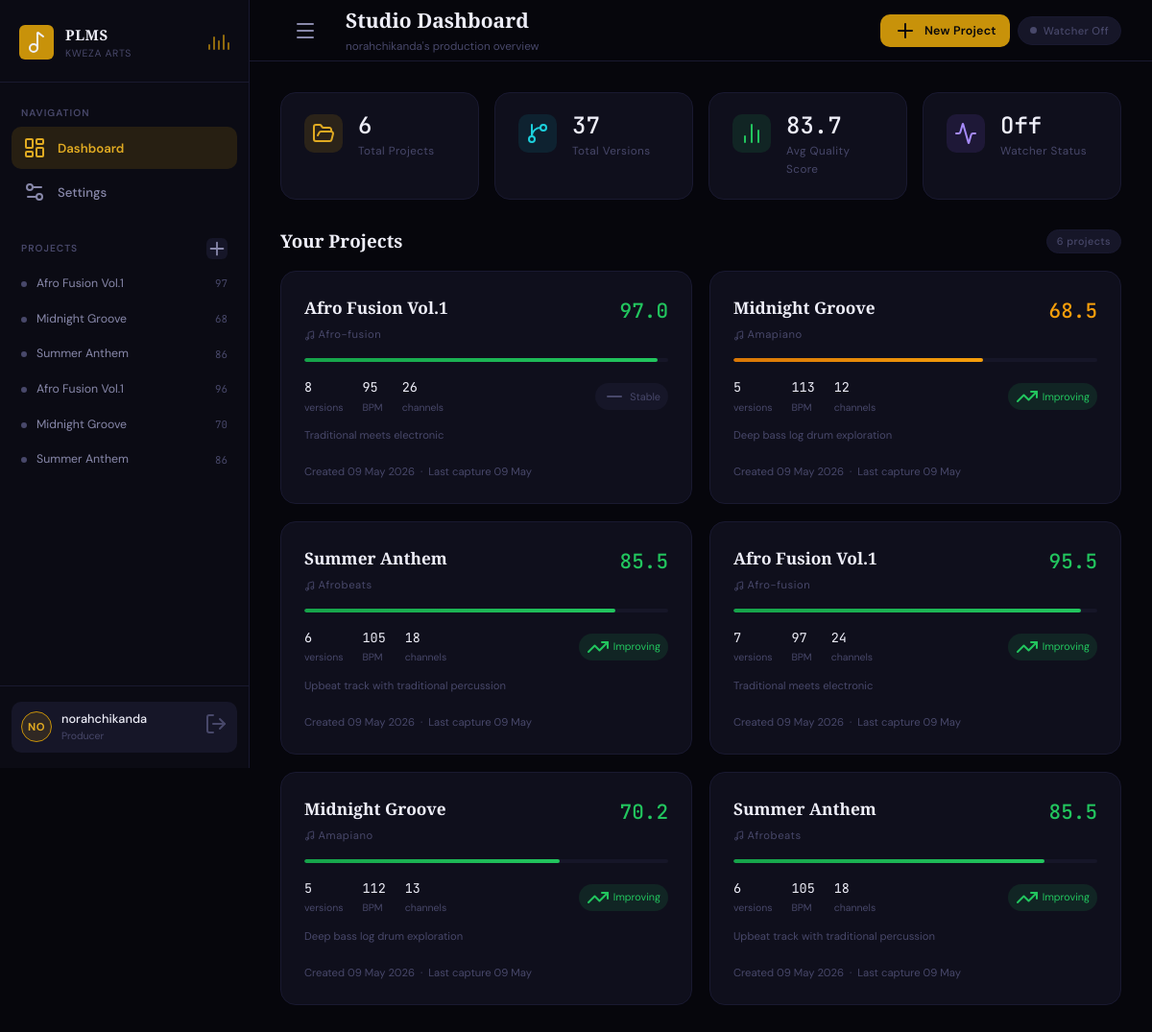
The page / (signed in) on the database its author committed.
### models.py (models this page shows, shortened)
class Project(db.Model):
    __tablename__ = 'projects'
    id          = db.Column(db.Integer, primary_key=True)
    user_id     = db.Column(db.Integer, db.ForeignKey('users.id'), nullable=False)
    name        = db.Column(db.String(200), nullable=False)
    filepath    = db.Column(db.String(500), default='')
    description = db.Column(db.Text,        default='')
    genre       = db.Column(db.String(100), default='')
    created_at  = db.Column(db.DateTime,    default=datetime.utcnow)
    versions    = db.relationship('Version', backref='project', lazy=True,
                                  cascade='all, delete-orphan',
                                  order_by='Version.version_num')
    @property
    def version_count(self):  return len(self.versions)
    @property
    def latest_version(self): return self.versions[-1] if self.versions else None
    @property
    def latest_score(self):
        lv = self.latest_version; return lv.quality_score if lv else 0.0
    @property
    def score_trend(self):
        if len(self.versions) < 2: return 'neutral'
        d = self.versions[-1].quality_score - self.versions[-2].quality_score
        return 'up' if d > 2 else ('down' if d < -2 else 'neutral')
    @property
    def score_class(self):
        s = self.latest_score
        return 'score-high' if s >= 70 else ('score-mid' if s >= 40 else 'score-low')

class Version(db.Model):
    __tablename__ = 'versions'
    id            = db.Column(db.Integer, primary_key=True)
    project_id    = db.Column(db.Integer, db.ForeignKey('projects.id'), nullable=False)
    version_num   = db.Column(db.Integer, nullable=False)
    tempo         = db.Column(db.Float,   default=120.0)
    channel_count = db.Column(db.Integer, default=0)
    pattern_count = db.Column(db.Integer, default=0)
    quality_score = db.Column(db.Float,   default=0.0)
    changes_json  = db.Column(db.Text,    default='{}')
    backup_path   = db.Column(db.String(500), default='')
    notes         = db.Column(db.Text,    default='')
    captured_at   = db.Column(db.DateTime, default=datetime.utcnow)

class User(db.Model, UserMixin):
    __tablename__ = 'users'
    id            = db.Column(db.Integer, primary_key=True)
    username      = db.Column(db.String(80),  unique=True, nullable=False)
    email         = db.Column(db.String(120), unique=True, nullable=False)
    password_hash = db.Column(db.String(256), nullable=False)
    role          = db.Column(db.String(20),  default='producer')
    created_at    = db.Column(db.DateTime,    default=datetime.utcnow)
    projects      = db.relationship('Project',    backref='owner', lazy=True,
                                    cascade='all, delete-orphan')
    settings      = db.relationship('AppSettings', backref='user',  uselist=False,
                                    cascade='all, delete-orphan')
    @property
    def initials(self): return self.username[:2].upper()

### app.py (the view)
@app.route('/')
@login_required
def dashboard():
    projects = Project.query.filter_by(user_id=current_user.id)\
                   .order_by(Project.created_at.desc()).all()
    total_v  = sum(p.version_count for p in projects)
    scored   = [p.latest_score for p in projects if p.latest_score > 0]
    avg      = round(sum(scored)/len(scored),1) if scored else 0.0
    return render_template('dashboard.html', projects=projects,
                           total_projects=len(projects), total_versions=total_v,
                           avg_score=avg, watcher_active=is_watching())

### app.py (called while the page is built)
@login_manager.user_loader
def load_user(uid): return User.query.get(int(uid))

### watcher.py (called while the page is built)
def is_watching() -> bool:
    return _observer is not None and _observer.is_alive()

### templates/dashboard.html (shortened to what this page needs)
{% extends "base.html" %}
{% block page_title %}Studio Dashboard{% endblock %}
{% block page_sub %}{{ current_user.username }}'s production overview{% endblock %}
{% block topbar_actions %}
  <button class="btn btn-primary btn-sm" data-modal-open="modal-new-project">
    <i data-lucide="plus"></i> New Project
  </button>
{% endblock %}
{% block content %}
<div class="stat-grid">
  <div class="stat-card">
    <div class="stat-icon gold"><i data-lucide="folder-open"></i></div>
    <div class="stat-info">
      <div class="stat-value">{{ total_projects }}</div>
      <div class="stat-label">Total Projects</div>
    </div>
  </div>
  <div class="stat-card">
    <div class="stat-icon teal"><i data-lucide="git-branch"></i></div>
    <div class="stat-info">
      <div class="stat-value">{{ total_versions }}</div>
      <div class="stat-label">Total Versions</div>
    </div>
  </div>
  <div class="stat-card">
    <div class="stat-icon green"><i data-lucide="bar-chart-2"></i></div>
    <div class="stat-info">
      <div class="stat-value">{{ avg_score }}</div>
      <div class="stat-label">Avg Quality Score</div>
    </div>
  </div>
  <div class="stat-card">
    <div class="stat-icon purple"><i data-lucide="activity"></i></div>
    <div class="stat-info">
      <div class="stat-value">
        {% if watcher_active %}On{% else %}Off{% endif %}
      </div>
      <div class="stat-label">Watcher Status</div>
    </div>
  </div>
</div>
<div class="flex items-center justify-between mb-4">
  <h2 class="serif" style="font-size:1.25rem;font-weight:600;color:var(--text-1)">
    Your Projects
  </h2>
  {% if projects %}
    <span class="badge badge-muted">{{ projects|length }} project{{ 's' if projects|length != 1 }}</span>
  {% endif %}
</div>
{% if projects %}
  <div class="projects-grid">
    {% for proj in projects %}
      <a href="{{ url_for('project_detail', project_id=proj.id) }}" class="project-card">
        <div class="project-card-header">
          <div class="project-card-meta">
            <div class="project-card-name">{{ proj.name }}</div>
            <div class="project-card-genre">
              {% if proj.genre %}
                <i data-lucide="music" style="width:11px;height:11px;display:inline;vertical-align:middle;"></i>
                {{ proj.genre }}
              {% else %}
                No genre set
              {% endif %}
            </div>
          </div>
          <div class="project-card-score {{ proj.score_class }}">
            {% if proj.latest_score > 0 %}
              {{ proj.latest_score|round(1) }}
            {% else %}
              —
            {% endif %}
          </div>
        </div>
        <div class="score-bar-wrap">
          <div
            class="score-bar-fill {{ proj.score_class }}"
            data-score="{{ proj.latest_score }}"
          ></div>
        </div>
        <div class="flex items-center justify-between">
          <div class="project-card-stats">
            <div class="project-card-stat">
              <span class="pcs-value">{{ proj.version_count }}</span>
              <span class="pcs-label">version{{ 's' if proj.version_count != 1 }}</span>
            </div>
            {% if proj.latest_version %}
              <div class="project-card-stat">
                <span class="pcs-value">{{ proj.latest_version.tempo|round(0)|int }}</span>
                <span class="pcs-label">BPM</span>
              </div>
              <div class="project-card-stat">
                <span class="pcs-value">{{ proj.latest_version.channel_count }}</span>
                <span class="pcs-label">channels</span>
              </div>
            {% endif %}
          </div>
          <div class="trend-badge {{ proj.score_trend }}">
            {% if proj.score_trend == 'up' %}
              <i data-lucide="trending-up"></i> Improving
            {% elif proj.score_trend == 'down' %}
              <i data-lucide="trending-down"></i> Declining
            {% else %}
              <i data-lucide="minus"></i> Stable
            {% endif %}
          </div>
        </div>
        {% if proj.description %}
          <p class="text-xs text-muted" style="margin-top:-4px;line-height:1.5;overflow:hidden;display:-webkit-box;-webkit-line-clamp:2;-webkit-box-orient:vertical;">
            {{ proj.description }}
          </p>
        {% endif %}
        <div class="text-xs text-muted" style="margin-top:auto;padding-top:4px;">
          Created {{ proj.created_at.strftime('%d %b %Y') }}
          {% if proj.latest_version %}
            &nbsp;·&nbsp; Last capture {{ proj.latest_version.captured_at.strftime('%d %b') }}
          {% endif %}
        </div>
      </a>
    {% endfor %}
  </div>
{% endif %}
{% endblock %}

### templates/base.html (shortened to what this page needs)
<!DOCTYPE html>
<html lang="en">
<head>
  <link rel="stylesheet" href="{{ url_for('static', filename='css/style.css') }}">
</head>
<body>
<div class="app-shell">
  <aside class="sidebar" id="sidebar">
    <div class="sidebar-brand">
      <div class="brand-icon"><i data-lucide="music-2"></i></div>
      <div class="brand-text">
        <div class="brand-title">PLMS</div>
        <div class="brand-sub">Kweza Arts</div>
      </div>
      <div class="sidebar-eq"><span></span><span></span><span></span><span></span><span></span></div>
    </div>
    <nav class="sidebar-nav">
      <div class="sidebar-nav-label">Navigation</div>
      <a href="{{ url_for('dashboard') }}" class="nav-item {% if request.endpoint=='dashboard' %}active{% endif %}">
        <i data-lucide="layout-dashboard"></i> Dashboard
      </a>
      <a href="{{ url_for('settings') }}" class="nav-item {% if request.endpoint=='settings' %}active{% endif %}">
        <i data-lucide="settings-2"></i> Settings
      </a>
    </nav>
    <div class="sidebar-projects">
      <div class="sidebar-projects-header">
        <span>Projects</span>
        <button data-modal-open="modal-new-project" title="New project"><i data-lucide="plus"></i></button>
      </div>
      {% set user_projects = current_user.projects|sort(attribute='created_at', reverse=True) %}
      {% for proj in user_projects[:12] %}
        <a href="{{ url_for('project_detail', project_id=proj.id) }}"
           class="project-nav-item {% if request.endpoint=='project_detail' and project is defined and project.id==proj.id %}active{% endif %}">
          <span class="proj-dot"></span>
          <span class="proj-name">{{ proj.name }}</span>
          <span class="proj-score mono">{% if proj.latest_score > 0 %}{{ proj.latest_score|round(0)|int }}{% endif %}</span>
        </a>
      {% else %}
        <div class="text-xs text-muted" style="padding:8px 10px">No projects yet.</div>
      {% endfor %}
    </div>
    <div class="sidebar-footer">
      <div class="user-card">
        <div class="user-avatar">{{ current_user.initials }}</div>
        <div class="user-info">
          <div class="user-name">{{ current_user.username }}</div>
          <div class="user-role">{{ current_user.role }}</div>
        </div>
        <a href="{{ url_for('auth_logout') }}" title="Sign out"><i data-lucide="log-out"></i></a>
      </div>
    </div>
  </aside>
  <div class="main-content">
    <header class="topbar">
      <button id="sidebar-toggle" class="btn btn-ghost"><i data-lucide="menu"></i></button>
      <div class="topbar-left">
        <div class="topbar-title serif">{% block page_title %}Dashboard{% endblock %}</div>
        <div class="topbar-sub">{% block page_sub %}{% endblock %}</div>
      </div>
      <div class="topbar-actions">
        {% block topbar_actions %}{% endblock %}
        <span class="watcher-badge {% if watcher_active is defined and watcher_active %}active{% else %}inactive{% endif %}">
          <span class="dot"></span>
          {% if watcher_active is defined and watcher_active %}Watcher On{% else %}Watcher Off{% endif %}
        </span>
      </div>
    </header>
    <main class="page-body">{% block content %}{% endblock %}</main>
  </div>
</div>
</body>
</html>

### rows shown on the page
Project: name "Afro Fusion Vol.1", latest_score "97", genre "Afro-fusion", latest_score "97.0", version_count "8", version_count "s", latest_version.tempo "95", latest_version.channel_count "26", shows "Stable", description "Traditional meets electronic", created_at "09 May 2026", latest_version.captured_at "09 May"
Project: name "Midnight Groove", latest_score "68", genre "Amapiano", latest_score "68.5", version_count "5", version_count "s", latest_version.tempo "113", latest_version.channel_count "12", shows "Improving", description "Deep bass log drum exploration", created_at "09 May 2026", latest_version.captured_at "09 May"
Project: name "Summer Anthem", latest_score "86", genre "Afrobeats", latest_score "85.5", version_count "6", version_count "s", latest_version.tempo "105", latest_version.channel_count "18", shows "Improving", description "Upbeat track with traditional percussion", created_at "09 May 2026", latest_version.captured_at "09 May"
Project: name "Afro Fusion Vol.1", latest_score "96", genre "Afro-fusion", latest_score "95.5", version_count "7", version_count "s", latest_version.tempo "97", latest_version.channel_count "24", shows "Improving", description "Traditional meets electronic", created_at "09 May 2026", latest_version.captured_at "09 May"
Project: name "Midnight Groove", latest_score "70", genre "Amapiano", latest_score "70.2", version_count "5", version_count "s", latest_version.tempo "112", latest_version.channel_count "13", shows "Improving", description "Deep bass log drum exploration", created_at "09 May 2026", latest_version.captured_at "09 May"
Project: name "Summer Anthem", latest_score "86", genre "Afrobeats", latest_score "85.5", version_count "6", version_count "s", latest_version.tempo "105", latest_version.channel_count "18", shows "Improving", description "Upbeat track with traditional percussion", created_at "09 May 2026", latest_version.captured_at "09 May"
User: initials "NO", username "norahchikanda", role "Producer"

### other values the page prints
{{ total_projects }} "6"
{{ total_versions }} "37"
{{ avg_score }} "83.7"
{{ projects|length }} "6"
{{ 's' if projects|length != 1 }} "s"
